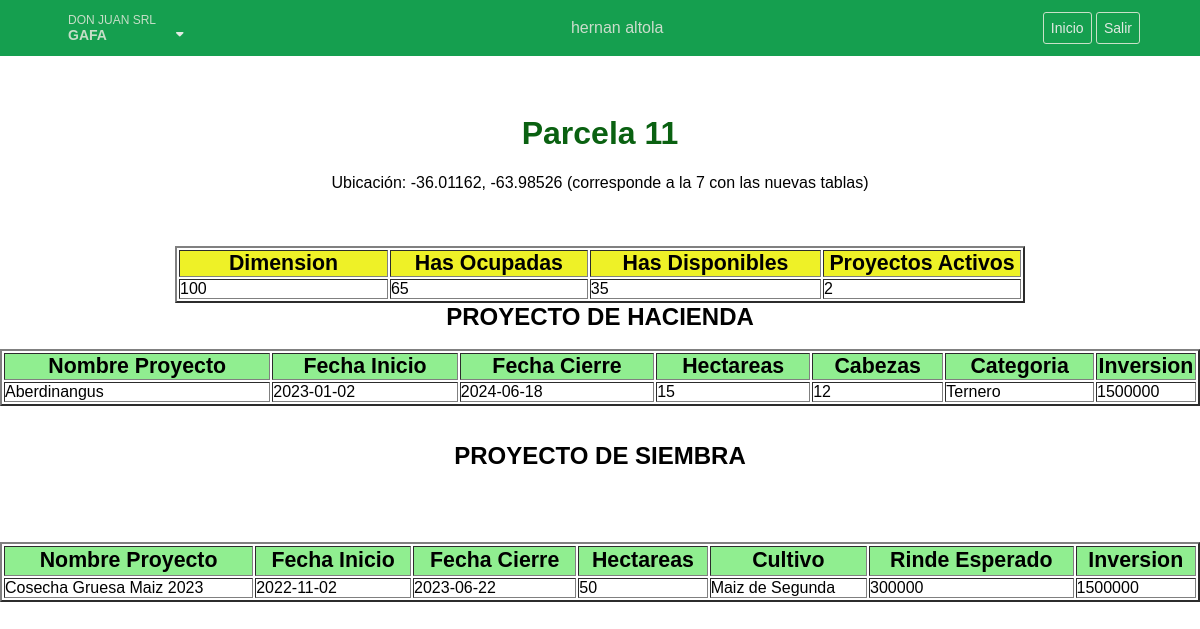
Page /parcela14.php (signed in) on the committed database.
### tables this page shows
CREATE TABLE `parcela` (
  `id_Parcela` int(11) NOT NULL,
  `dimension` int(11) NOT NULL
);

CREATE TABLE `detallehacienda` (
  `id_DetalleHacienda` int(11) NOT NULL,
  `id_Proyecto` int(11) NOT NULL,
  `fechaInicio` date NOT NULL,
  `fechaCierre` date NOT NULL,
  `cantidadCabezas` int(11) NOT NULL,
  `id_Categoria` int(11) NOT NULL,
  `inversion` varchar(45) NOT NULL
);

CREATE TABLE `proyectos` (
  `id_Proyecto` int(11) NOT NULL,
  `id_Parcela` int(11) NOT NULL,
  `nombreProyecto` varchar(45) NOT NULL,
  `id_TipoProyecto` int(11) NOT NULL,
  `cantidadHas` int(11) NOT NULL,
  `id_EstadoProyecto` int(11) NOT NULL
);

CREATE TABLE `categoria` (
  `id_Categoria` int(11) NOT NULL,
  `nombreCategoria` varchar(45) NOT NULL
);

CREATE TABLE `detallesiembra` (
  `id_DetalleSiembra` int(11) NOT NULL,
  `id_Proyecto` int(11) NOT NULL,
  `fechaInicio` date NOT NULL,
  `fechaCierre` date NOT NULL,
  `id_Cultivo` int(11) NOT NULL,
  `rindeEsperadoHas` int(11) NOT NULL,
  `inversion` double NOT NULL
);

CREATE TABLE `cultivos` (
  `id_Cultivo` int(11) NOT NULL,
  `nombreCultivo` varchar(45) NOT NULL,
  `kgSemillaHas` int(11) NOT NULL,
  `rideEsperadoHas` varchar(45) NOT NULL
);

### parcela14.php (the view, shortened to what this page needs)
<?php
include('./Template/Cabecera.php'); ?>
<center>
	<div class="">
		<h1> Parcela 11</h1>
		Ubicación: -36.01162, -63.98526   (corresponde a la 7 con las nuevas tablas)
	</div>
	<br>
</center>
<center>
<table border=2 width= 850px; style="background-color: white">
		<thead>
		<tr>
			<th style="text-align:center;font-size:16pt;background-color:#eef127;font-weight:bold; width: 79px;">Dimension</th>
			<th style="text-align:center;font-size:16pt;background-color:#eef127;font-weight:bold; width: 97px;">Has Ocupadas</th>
			<th style="text-align:center;font-size:16pt;background-color:#eef127;font-weight:bold; width: 97px;">Has Disponibles</th>
			<th style="text-align:center;font-size:16pt;background-color:#eef127;font-weight:bold; width: 86px;">Proyectos Activos</th>
		</tr>
		</thead>
	   <?php
	$cn = new mysqli("localhost:3307", "root", "", "donjuandb");
	$registros = $cn->query(" SELECT
							  p.dimension, sum(pr.cantidadHas), p.dimension - sum(pr.cantidadHas), count(pr.id_Proyecto)
							  FROM parcela p
							  INNER JOIN Proyectos pr on p.id_Parcela = pr.id_Parcela
							  WHERE p.id_Parcela = '7'");
	while ($myrow = $registros->fetch_row())
			{
				echo "<tr>
   	   					 <td>$myrow[0]</td>
   	   					 <td>$myrow[1]</td>
   	   					 <td>$myrow[2]</td>
   	   		 			 <td>$myrow[3]</td>
   	   	  			  </tr>";
}
		?>
	<br>
</center>
<center>
	<br>
	<table border=2 width= 1200px; style="background-color: white">
		<h2> PROYECTO DE HACIENDA </h2>
		<br>
		<thead>
			<tr>
		    <th style="text-align:center;font-size:16pt;background-color:lightgreen;font-weight:bold;">Nombre Proyecto</th>
			<th style="text-align:center;font-size:16pt;background-color:lightgreen;font-weight:bold;">Fecha Inicio</th>
			<th style="text-align:center;font-size:16pt;background-color:lightgreen;font-weight:bold;">Fecha Cierre</th>
			<th style="text-align:center;font-size:16pt;background-color:lightgreen;font-weight:bold;">Hectareas</th>
			<th style="text-align:center;font-size:16pt;background-color:lightgreen;font-weight:bold;">Cabezas</th>
			<th style="text-align:center;font-size:16pt;background-color:lightgreen;font-weight:bold;">Categoria</th>
			<th style="text-align:center;font-size:16pt;background-color:lightgreen;font-weight:bold; width: 100px;">Inversion</th>
			</tr>
		</thead>
</center>
<?php
$host = "localhost:3307";
$usuario = "root";
$clave = "";
$base = "donjuandb";
$cn = new mysqli($host, $usuario, $clave, $base);
$registros = $cn->query("SELECT
						pr.nombreProyecto, dh.fechaInicio, dh.fechaCierre, pr.cantidadHas, dh.cantidadCabezas, c.nombreCategoria, dh.inversion
						FROM Proyectos pr
						INNER JOIN detalleHacienda dh ON pr.id_Proyecto = dh.id_Proyecto
						INNER JOIN Categoria c ON c.id_Categoria = dh.id_Categoria
						WHERE pr.id_Parcela = '7'");
while ($myrow = $registros->fetch_row())
{
	echo "<tr>
   	   		 <td>$myrow[0]</td>
   	   		 <td>$myrow[1]</td>
   	   		 <td>$myrow[2]</td>
   	   		 <td>$myrow[3]</td>
   	   		 <td>$myrow[4]</td>
   	   		 <td>$myrow[5]</td>
   	   		 <td>$myrow[6]</td>
   	   	  </tr>";
}
?>
<center>
	<table border=2 Width=1200px; style="background-color: white">
		<br>
		<br>
		<h2> PROYECTO DE SIEMBRA </h2>
		<thead>
		<tr>
			<th style=text-align:center;font-size:16pt;background-color:lightgreen;font-weight:bold;>Nombre Proyecto</th>
			<th style=text-align:center;font-size:16pt;height:30px;background-color:lightgreen;font-weight:bold>Fecha Inicio</th>
			<th style=text-align:center;font-size:16pt;background-color:lightgreen;font-weight:bold;>Fecha Cierre</th>
			<th style=text-align:center;font-size:16pt;height:30px;background-color:lightgreen;font-weight:bold>Hectareas</th>
			<th style=text-align:center;font-size:16pt;background-color:lightgreen;font-weight:bold;>Cultivo </th>
			<th style=text-align:center;font-size:16pt;height:30px;background-color:lightgreen;font-weight:bold>Rinde Esperado</th>
			<th style=text-align:center;font-size:16pt;background-color:lightgreen;font-weight:bold;>Inversion</th>
		</tr>
		</thead>
</center>
<?php
$cn = new mysqli("localhost:3307", "root", "", "donjuandb");
$registros = $cn->query("SELECT
						pr.nombreProyecto, ds.fechaInicio, ds.fechaCierre, pr.cantidadHas, c.nombreCultivo, ds.rindeEsperadoHas, ds.inversion
						FROM Proyectos pr
						INNER JOIN detalleSiembra ds ON pr.id_Proyecto = ds.id_Proyecto
						INNER JOIN Cultivos c ON c.id_Cultivo = ds.id_Cultivo
						WHERE pr.id_Parcela = '7'");
while ($myrow = $registros->fetch_row())
{
	echo "<tr>
   	         <td> $myrow[0] </td>
   	         <td> $myrow[1] </td>
   	         <td> $myrow[2] </td>
   	         <td> $myrow[3] </td>
   	         <td> $myrow[4] </td>
   	         <td> $myrow[5] </td>
   	         <td> $myrow[6] </td>
   	         </tr>";
}
?>
<br>
<br>
<br>
<br>
</body>
<?php
include('./Template/Pie.php');
?>

### estilos.css (style rules this page uses)
* { margin: 0; padding: 0; box-sizing: border-box; font-family: 'Montserrat Alternates', sans-serif; }
body { background: url(https://www.xtrafondos.com/wallpapers/degradado-difuminado-amarillo-7951.jpg); object-fit: cover; min-width: 100vh; background-repeat: no-repeat; background-position: center center; justify-content: center; align-items: center; max-width: 100%; height: auto; }
h1 { color: #0a6111; display: block; font-size: 2em; margin-block-start: 0.67em; margin-block-end: 0.67em; margin-inline-start: 0px; margin-inline-end: 0px; font-weight: bold; }

### rows in the picture
parcela: dimension "100", myrow "65", myrow "35", myrow "2"
detallehacienda: id_Proyecto.nombreProyecto "Aberdinangus", fechaInicio "2023-01-02", fechaCierre "2024-06-18", id_Proyecto.cantidadHas "15", cantidadCabezas "12", id_Categoria.nombreCategoria "Ternero", inversion "1500000"
detallesiembra: id_Proyecto.nombreProyecto "Cosecha Gruesa Maiz 2023", fechaInicio "2022-11-02", fechaCierre "2023-06-22", id_Proyecto.cantidadHas "50", id_Cultivo.nombreCultivo "Maiz de Segunda", rindeEsperadoHas "300000", inversion "1500000"

### other values in the picture
$_SESSION["nombre"] "hernan"
$_SESSION["apellido"] "altola"
